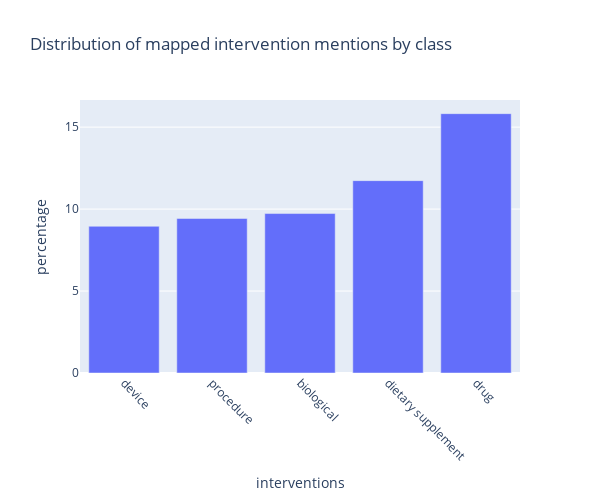

Notebook cell for this chart:
### Code cell
import plotly.express as px

fig = px.bar(df_mapped.tail(5), x='interventions', y='percentage', title='Distribution of mapped intervention mentions by class', width = 600,height=500)
#fig.update_traces(width=1)
fig.update_yaxes(automargin=True)
fig.update_layout(barmode='group', xaxis_tickangle=45)
fig.show()

### Figure 1 — Plotly figure (JSON) as saved in the notebook; plotly's stock layout.template omitted (floating-point values rounded to 4 significant figures)
{"data": [{"alignmentgroup": "True", "hovertemplate": "interventions=%{x}<br>percentage=%{y}<extra></extra>", "legendgroup": "", "marker": {"color": "#636efa"}, "name": "", "offsetgroup": "", "orientation": "v", "showlegend": false, "textposition": "auto", "type": "bar", "x": ["device", "procedure", "biological", "dietary supplement", "drug"], "xaxis": "x", "y": [8.951, 9.429, 9.729, 11.74, 15.82], "yaxis": "y"}], "layout": {"barmode": "group", "height": 500, "legend": {"tracegroupgap": 0}, "title": {"text": "Distribution of mapped intervention mentions by class"}, "width": 600, "xaxis": {"anchor": "y", "domain": [0, 1], "tickangle": 45, "title": {"text": "interventions"}}, "yaxis": {"anchor": "x", "automargin": true, "domain": [0, 1], "title": {"text": "percentage"}}}}
